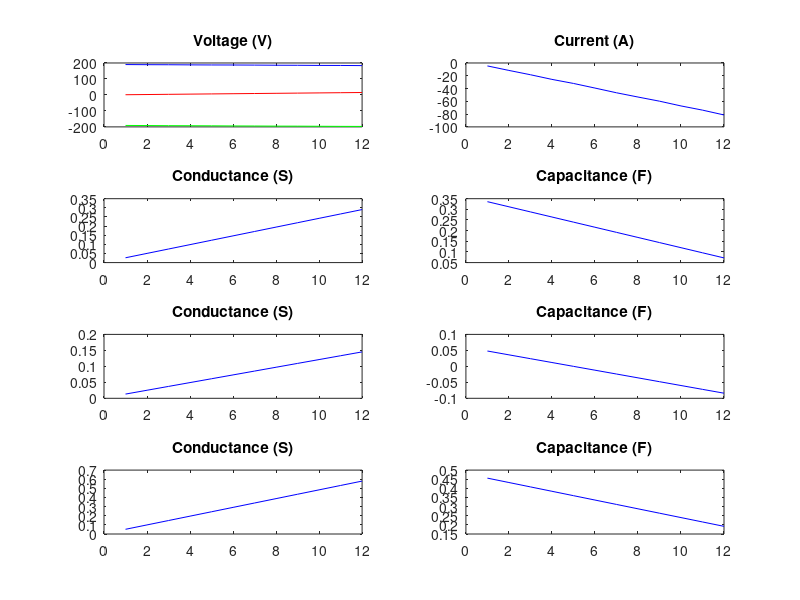
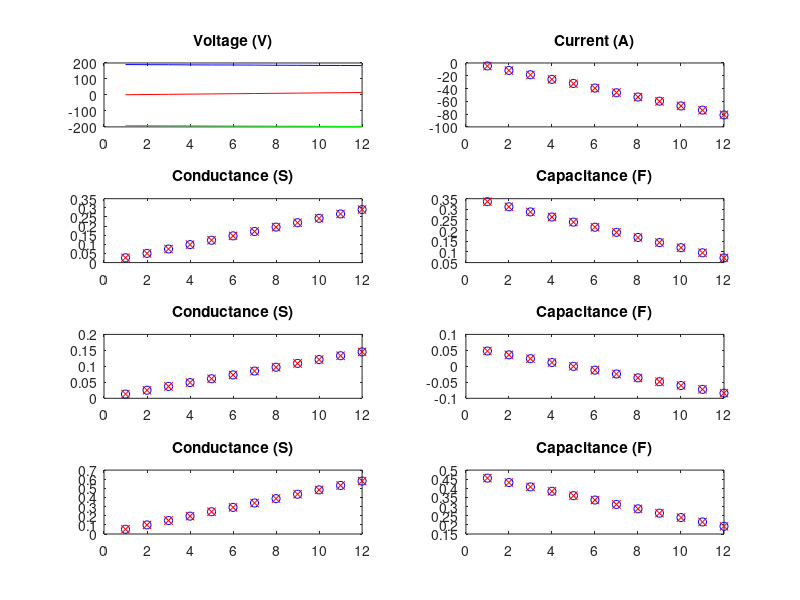
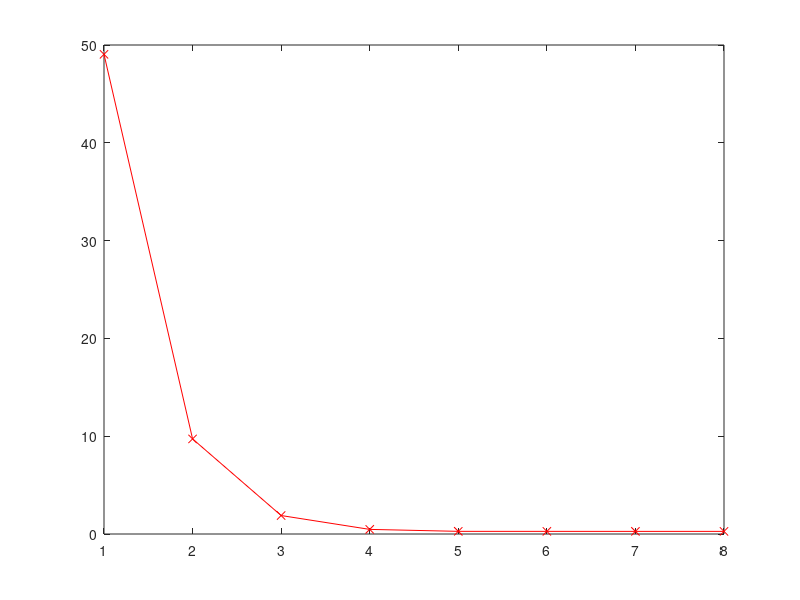

The MATLAB script that drew these images, in order:
function ret = rcmeter_3p()
  function ret = addNoise(sig, rate)
    len = length(sig);
    ret = sig;
    rms = 0;
    for i=1:1:len
      rms += sig(i)*sig(i)/len;
    endfor
    rms = sqrt(rms);
    for i=1:1:len
      ret(i) += (2*rand() - 1)*rms*rate;
    endfor
  endfunction

  function ret = polyFunc(a, x)
    ret = 0;
    for m=1:1:length(x)
      for p=1:1:length(a)
        ret += a(p).*x.^(p-1);
      endfor
    endfor
  endfunction

  function ret = diff_polyFunc(a, x)
    ret = 0;
    for m=1:1:length(x)
      for p=1:1:length(a)
        ret += (p-1)*a(p).*x.^(p-2);
      endfor
    endfor
  endfunction

  function ret = Current(v, dvdn, g, c, dcdn)
    ret = ( g + dcdn ) .* v + c .* dvdn;
  endfunction

  function ret = ErrorSquare(it, ir, N)
    ret = 0;
    for m=N
      err = ir(m) - it(m);
      ret += err*err/length(N);
    endfor
    ret = sqrt(ret);
  endfunction

  function [g, c, dcdn] = refreshValues(a, b, x)
    g = polyFunc(a, x);
    c = polyFunc(b, x);
    dcdn = diff_polyFunc(b, x);
  endfunction

  function ret = Avg(val, len)
    ret = 0;
    for k=1:1:len
      ret += val(k)/len;
    endfor
  endfunction

  function ret = dIda_k(p, N, v, dvdn)
    pn = p -1;
    ret = 0;
    for m=N
      ret += m^pn*v(m);
    endfor
    ret /= length(N);
  endfunction

  function ret = dIdb_k(p, N, v, dvdn)
    pn = p -1;
    ret = 0;
    for m=N
      ret += pn*m^(pn-1)*v(m) + m^pn*dvdn(m);
    endfor
    ret /= length(N);
  endfunction

  EpochMax = 1000;
  EndErr = 0.001;
  solvRate = 0.1;
  beta = 0.998;
  Cycl = 0.01;
  Len = 12;
  freq1 = 11;
  freq2 = 13;
  SamplingRate = Len/Cycl; # Samples per 1 cycle.
  Vp = 220;
  w = 2*pi*Cycl/Len;

  printf("SampleLength: %d\r\n", Len);
  printf("SamplingRate: %d\r\n\r\n", SamplingRate);

  n_t = 1:1:Len;
  a1_t = [ 0.0002 0.002 ];
  b1_t = [ 0.03 -0.002 ];
  a2_t = [ 0.0001 0.001 ];
  b2_t = [ 0.005 -0.001 ];
  a3_t = [ 0.0003 0.004 ];
  b3_t = [ 0.04 -0.002 ];

  V1_t = Vp*sin(w*n_t) + Vp*0.01*sin(freq1*w*n_t);
  V2_t = Vp*sin(w*n_t + 2*pi/3) + Vp*0.003*sin(freq2*w*n_t);
  V3_t = Vp*sin(w*n_t - 2*pi/3);
V1_t = addNoise(V1_t, 0.001);
V2_t = addNoise(V2_t, 0.001);
V3_t = addNoise(V3_t, 0.001);

  dV1dn_t = w*Vp*cos(w*n_t) + freq1*w*Vp*0.01*cos(freq1*w*n_t);
  dV2dn_t = w*Vp*cos(w*n_t + 2*pi/3) + freq2*w*Vp*0.003*cos(freq2*w*n_t);
  dV3dn_t = w*Vp*cos(w*n_t - 2*pi/3);
dV1dn_t = addNoise(dV1dn_t, 0.002);
dV2dn_t = addNoise(dV2dn_t, 0.002);
dV3dn_t = addNoise(dV3dn_t, 0.002);

  [G1_t, C1_t, dC1dn_t] = refreshValues(a1_t, b1_t, n_t);
  [G2_t, C2_t, dC2dn_t] = refreshValues(a2_t, b2_t, n_t);
  [G3_t, C3_t, dC3dn_t] = refreshValues(a3_t, b3_t, n_t);
  I_t = Current(V1_t, dV1dn_t, G1_t, C1_t, dC1dn_t) + ...
        Current(V2_t, dV2dn_t, G2_t, C2_t, dC2dn_t) + ...
        Current(V3_t, dV3dn_t, G3_t, C3_t, dC3dn_t);
  I_t = addNoise(I_t, 0.01);

  inputGraph = figure(1);
  subplot(4,2,1);
  plot(n_t, V1_t, 'r', n_t, V2_t, 'b',n_t, V3_t, 'g');
  title('Voltage (V)');
  subplot(4,2,2);
  plot(n_t, I_t, 'b');
  title('Current (A)');
  subplot(4,2,3);
  plot(n_t, G1_t, 'b');
  title('Conductance (S)');
  subplot(4,2,5);
  plot(n_t, G2_t, 'b');
  title('Conductance (S)');
  subplot(4,2,7);
  plot(n_t, G3_t, 'b');
  title('Conductance (S)');
  subplot(4,2,4);
  plot(n_t, C1_t, 'b');
  title('Capacitance (F)');
  subplot(4,2,6);
  plot(n_t, C2_t, 'b');
  title('Capacitance (F)');
  subplot(4,2,8);
  plot(n_t, C3_t, 'b');
  title('Capacitance (F)');



  a1_r = [0,0];
  b1_r = [0,0];
  a2_r = [0,0];
  b2_r = [0,0];
  a3_r = [0,0];
  b3_r = [0,0];

  a1th = length(a1_r);
  a2th = length(a2_r);
  a3th = length(a3_r);
  b1th = length(b1_r);
  b2th = length(b2_r);
  b3th = length(b3_r);
  vars_num =  a1th + b1th + a2th + b2th + a3th + b3th;

  figure(3);
  errt = [];
  Irms = ErrorSquare(I_t, zeros(size(I_t)), n_t);

  Err0 = 0;
  printf("idx errDiffRate\r\n");
  for epoch=1:1:EpochMax
    [G1_r, C1_r, dC1dn_r] = refreshValues(a1_r, b1_r, n_t);
    [G2_r, C2_r, dC2dn_r] = refreshValues(a2_r, b2_r, n_t);
    [G3_r, C3_r, dC3dn_r] = refreshValues(a3_r, b3_r, n_t);

    I_r = Current(V1_t, dV1dn_t, G1_r, C1_r, dC1dn_r)+...
          Current(V2_t, dV2dn_t, G2_r, C2_r, dC2dn_r)+...
          Current(V3_t, dV3dn_t, G3_r, C3_r, dC3dn_r);
    Err = ErrorSquare(I_t, I_r, n_t);
    errt = [errt Err];
    plot(errt, 'rx-');
    drawnow;
    errDiffRate = (Err0 - Err) / Err * 100;
    printf("%d) %.3f\r\n",epoch, errDiffRate );

    if ( Err == 0 ) break; end
    if ( epoch > 1 && errDiffRate < 0.03 ) break; end

    if epoch > 2
      if(errt(epoch) == 0)
        printf("Finish 1\r\n");
        break;
      end
      if( abs( Err / Irms ) < EndErr )
        printf("Finish 2\r\n");
        break;
      end
    end
    solvRate*=beta;

    # dI = dIda * da + dIdb * db
    # I_t0 - I_r0 = dIda * (a_r - a_r0) + dIdb * (b_r - b_r0)
    # B = [I_t0 - I_r0];
    # M = [dIda, dIdb];
    # x = [a_r - a_r0];
    # solv: B = M * x
    # a_r <- a_r + x;

    rows = vars_num;
    batchSize = floor(Len/rows);
    M = [];
    B = [];
    B = [];
    for row= 1:1:rows
      ROW=[];
      n_r=((row-1)*batchSize)+1:1:(row*batchSize);
      for p=1:1:a1th
        ROW = [ROW, dIda_k(p, n_r, V1_t, dV1dn_t)];
      endfor

      for p=1:1:a2th
        ROW = [ROW, dIda_k(p, n_r, V2_t, dV2dn_t)];
      endfor

      for p=1:1:a3th
        ROW = [ROW, dIda_k(p, n_r, V3_t, dV3dn_t)];
      endfor

      for p=1:1:b1th
        ROW = [ROW, dIdb_k(p, n_r, V1_t, dV1dn_t)];
      endfor

      for p=1:1:b2th
        ROW = [ROW, dIdb_k(p, n_r, V2_t, dV2dn_t)];
      endfor

      for p=1:1:b3th
        ROW = [ROW, dIdb_k(p, n_r, V3_t, dV3dn_t)];
      endfor

      I_t0 = Current(V1_t(n_r), dV1dn_t(n_r), G1_t(n_r), C1_t(n_r), dC1dn_t(n_r)) +...
             Current(V2_t(n_r), dV2dn_t(n_r), G2_t(n_r), C2_t(n_r), dC2dn_t(n_r)) +...
             Current(V3_t(n_r), dV3dn_t(n_r), G3_t(n_r), C3_t(n_r), dC3dn_t(n_r));
      I_r0 = Current(V1_t(n_r), dV1dn_t(n_r), G1_r(n_r), C1_r(n_r), dC1dn_r(n_r)) +...
             Current(V2_t(n_r), dV2dn_t(n_r), G2_r(n_r), C2_r(n_r), dC2dn_r(n_r)) +...
             Current(V3_t(n_r), dV3dn_t(n_r), G3_r(n_r), C3_r(n_r), dC3dn_r(n_r));

      M = [M; ROW];
      B = [B; Avg(I_t0 - I_r0, batchSize)];
    endfor

    x_r = inv(M)*B;

    cursor=0;
    for p=1:1:a1th
      a1_r(p) += x_r(p+cursor)*solvRate;
    endfor
    cursor+=a1th;
    for p=1:1:a2th
      a2_r(p) += x_r(p+cursor)*solvRate;
    endfor
    cursor+=a2th;
    for p=1:1:a3th
      a3_r(p) += x_r(p+cursor)*solvRate;
    endfor
    cursor+=a3th;
    for p=1:1:b1th
      b1_r(p) += x_r(p+cursor)*solvRate;
    endfor
    cursor+=b1th;
    for p=1:1:b2th
      b2_r(p) += x_r(p+cursor)*solvRate;
    endfor
    cursor+=b2th;
    for p=1:1:b3th
      b3_r(p) += x_r(p+cursor)*solvRate;
    endfor
    Err0 = Err;
  endfor

  inputGraph = figure(2);
  subplot(4,2,1);
  plot(n_t, V1_t, 'r', n_t, V2_t, 'b',n_t, V3_t, 'g');
  title('Voltage (V)');
  subplot(4,2,2);
  plot(n_t, I_t, 'bo', n_t, I_r, 'rx');
  title('Current (A)');
  subplot(4,2,3);
  plot(n_t, G1_t, 'bo', n_t, G1_r, 'rx');
  title('Conductance (S)');
  subplot(4,2,5);
  plot(n_t, G2_t, 'bo', n_t, G2_r, 'rx');
  title('Conductance (S)');
  subplot(4,2,7);
  plot(n_t, G3_t, 'bo', n_t, G3_r, 'rx');
  title('Conductance (S)');
  subplot(4,2,4);
  plot(n_t, C1_t, 'bo', n_t, C1_r, 'rx');
  title('Capacitance (F)');
  subplot(4,2,6);
  plot(n_t, C2_t, 'bo', n_t, C2_r, 'rx');
  title('Capacitance (F)');
  subplot(4,2,8);
  plot(n_t, C3_t, 'bo', n_t, C3_r, 'rx');
  title('Capacitance (F)');

  printf("\r\nTrue Values\r\n");
  printf("G1 = %s\r\n",polyout(flip(a1_t), 'n'));
  printf("C1 = %s\r\n",polyout(flip(b1_t), 'n'));
  printf("G2 = %s\r\n",polyout(flip(a2_t), 'n'));
  printf("C2 = %s\r\n",polyout(flip(b2_t), 'n'));
  printf("G3 = %s\r\n",polyout(flip(a3_t), 'n'));
  printf("C3 = %s\r\n",polyout(flip(b3_t), 'n'));

  printf("\r\nEstimated Values\r\n");
  printf("G1 = %s\r\n",polyout(flip(a1_r), 'n'));
  printf("C1 = %s\r\n",polyout(flip(b1_r), 'n'));
  printf("G2 = %s\r\n",polyout(flip(a2_r), 'n'));
  printf("C2 = %s\r\n",polyout(flip(b2_r), 'n'));
  printf("G3 = %s\r\n",polyout(flip(a3_r), 'n'));
  printf("C3 = %s\r\n",polyout(flip(b3_r), 'n'));
endfunction
